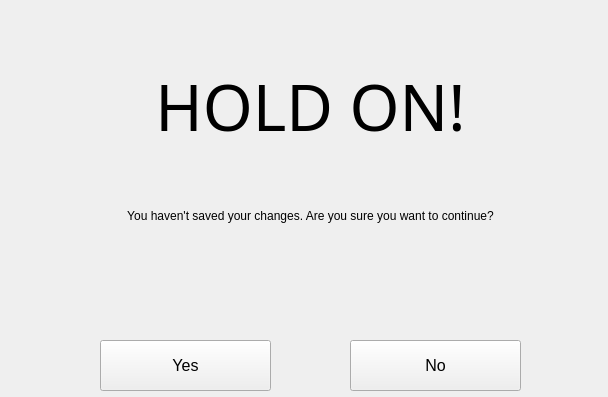
<?xml version="1.0" encoding="UTF-8"?>
<ui version="4.0">
 <class>Confirm_widget_2</class>
 <widget class="QWidget" name="Confirm_widget_2">
  <property name="geometry">
   <rect>
    <x>0</x>
    <y>0</y>
    <width>608</width>
    <height>397</height>
   </rect>
  </property>
  <property name="windowTitle">
   <string>Form</string>
  </property>
  <widget class="QWidget" name="Confirm_widget" native="true">
   <property name="geometry">
    <rect>
     <x>10</x>
     <y>0</y>
     <width>600</width>
     <height>441</height>
    </rect>
   </property>
   <property name="sizePolicy">
    <sizepolicy hsizetype="Maximum" vsizetype="Maximum">
     <horstretch>0</horstretch>
     <verstretch>0</verstretch>
    </sizepolicy>
   </property>
   <property name="minimumSize">
    <size>
     <width>600</width>
     <height>430</height>
    </size>
   </property>
   <property name="sizeIncrement">
    <size>
     <width>0</width>
     <height>0</height>
    </size>
   </property>
   <property name="baseSize">
    <size>
     <width>0</width>
     <height>0</height>
    </size>
   </property>
   <property name="contextMenuPolicy">
    <enum>Qt::NoContextMenu</enum>
   </property>
   <property name="autoFillBackground">
    <bool>true</bool>
   </property>
   <widget class="QLabel" name="confirm_messsage">
    <property name="geometry">
     <rect>
      <x>0</x>
      <y>170</y>
      <width>601</width>
      <height>91</height>
     </rect>
    </property>
    <property name="sizePolicy">
     <sizepolicy hsizetype="Expanding" vsizetype="Expanding">
      <horstretch>0</horstretch>
      <verstretch>0</verstretch>
     </sizepolicy>
    </property>
    <property name="font">
     <font>
      <pointsize>9</pointsize>
     </font>
    </property>
    <property name="text">
     <string>You haven't saved your changes. Are you sure you want to continue?</string>
    </property>
    <property name="alignment">
     <set>Qt::AlignCenter</set>
    </property>
    <property name="indent">
     <number>0</number>
    </property>
   </widget>
   <widget class="QPushButton" name="Yes_confirm">
    <property name="geometry">
     <rect>
      <x>90</x>
      <y>340</y>
      <width>171</width>
      <height>51</height>
     </rect>
    </property>
    <property name="font">
     <font>
      <pointsize>12</pointsize>
     </font>
    </property>
    <property name="text">
     <string>Yes</string>
    </property>
   </widget>
   <widget class="QPushButton" name="No_confirm">
    <property name="geometry">
     <rect>
      <x>340</x>
      <y>340</y>
      <width>171</width>
      <height>51</height>
     </rect>
    </property>
    <property name="font">
     <font>
      <pointsize>12</pointsize>
     </font>
    </property>
    <property name="text">
     <string>No</string>
    </property>
   </widget>
   <widget class="QLabel" name="Holdon">
    <property name="geometry">
     <rect>
      <x>0</x>
      <y>30</y>
      <width>601</width>
      <height>151</height>
     </rect>
    </property>
    <property name="sizePolicy">
     <sizepolicy hsizetype="Expanding" vsizetype="Expanding">
      <horstretch>0</horstretch>
      <verstretch>0</verstretch>
     </sizepolicy>
    </property>
    <property name="font">
     <font>
      <family>Gill Sans Ultra Bold Condensed</family>
      <pointsize>48</pointsize>
     </font>
    </property>
    <property name="text">
     <string>HOLD ON!</string>
    </property>
    <property name="alignment">
     <set>Qt::AlignCenter</set>
    </property>
    <property name="wordWrap">
     <bool>false</bool>
    </property>
   </widget>
  </widget>
 </widget>
 <resources/>
 <connections/>
</ui>
